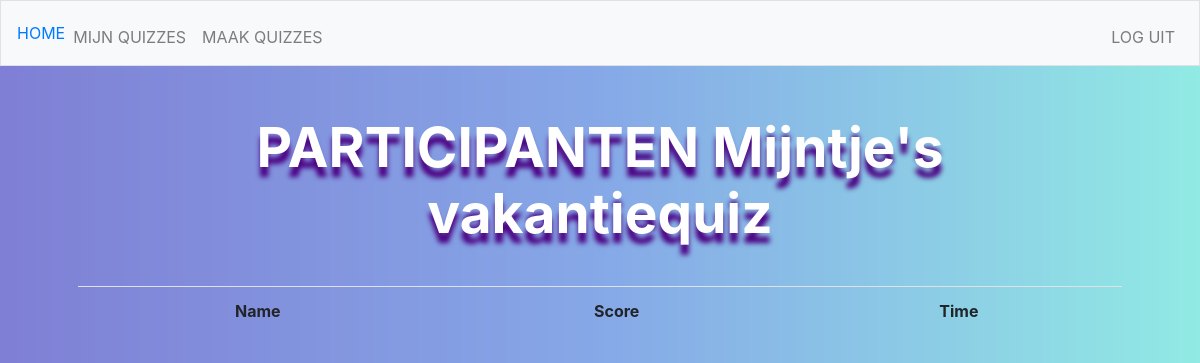
The page /results/61 (signed in) on the database as committed earlier.
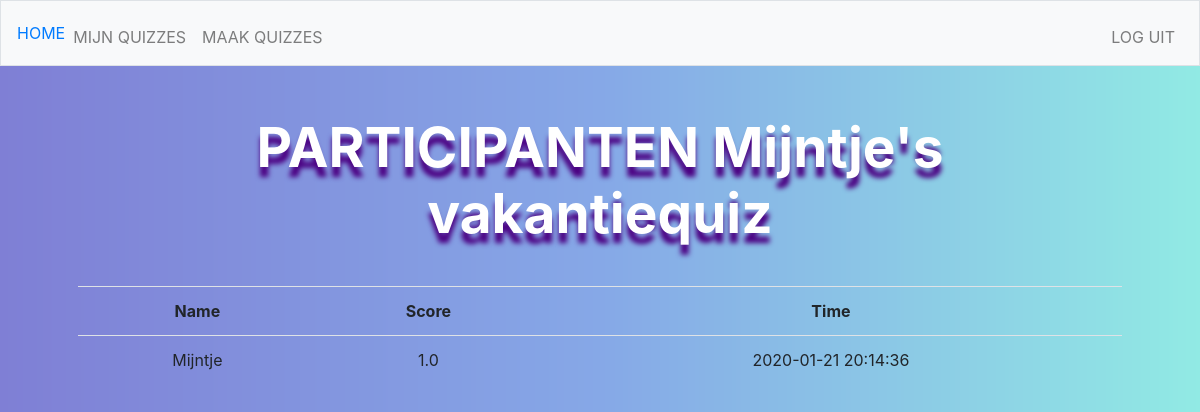
The same page on the database as committed later.
### tables this page shows
CREATE TABLE 'participants' ('participant_id' integer PRIMARY KEY AUTOINCREMENT NOT NULL, 'quiz_id' integer NOT NULL, 'name' text NOT NULL, 'score' real, 'time'  timestamp DEFAULT CURRENT_TIMESTAMP  );

### application.py (the view)
@app.route("/results/<quiz_id>", methods=["GET", "POST"])
@login_required
def results(quiz_id):
    quiz_name = db.execute("SELECT quiz_titel FROM quizes WHERE quiz_id = :quiz_id", quiz_id=quiz_id)[0]["quiz_titel"]
    participants_list = []
    for participant in db.execute("SELECT * FROM participants WHERE quiz_id = :quiz", quiz=quiz_id):
        participants_list.append(participant)
    return render_template("results.html", participants_list=participants_list, quiz_name=quiz_name)

### application.py (called while the page is built)
@app.after_request
def after_request(response):
    response.headers["Cache-Control"] = "no-cache, no-store, must-revalidate"
    response.headers["Expires"] = 0
    response.headers["Pragma"] = "no-cache"
    return response

### helpers.py (called while the page is built)
def login_required(f):
    @wraps(f)
    def decorated_function(*args, **kwargs):
        if session.get("user_id") is None:
            return redirect("/login")
        return f(*args, **kwargs)
    return decorated_function

### templates/results.html (shortened to what this page needs)
{% extends "layout.html" %}
{% block main %}
    <form action="/results/{{quiz_id}}" method="post">
        <div class="form-group">
            <table class="table table-hoverable">
                <h1>PARTICIPANTEN {{quiz_name}}</h1>
                <tr>
                    <th>Name</th>
                    <th>Score</th>
                    <th>Time</th>
                </tr>
                {% for part in participants_list %}
                    <tr>
                        <td>{{part["name"]}}</td>
                        <td>{{part["score"]}}</td>
                        <td>{{part["time"]}}</td>
                    </tr>
                {% endfor %}
            </table>
        </div>
    </form>
{% endblock %}

Rows that differ between the two databases and show on the page:
added participants: name "Mijntje", score "1.0", time "2020-01-21 20:14:36"
